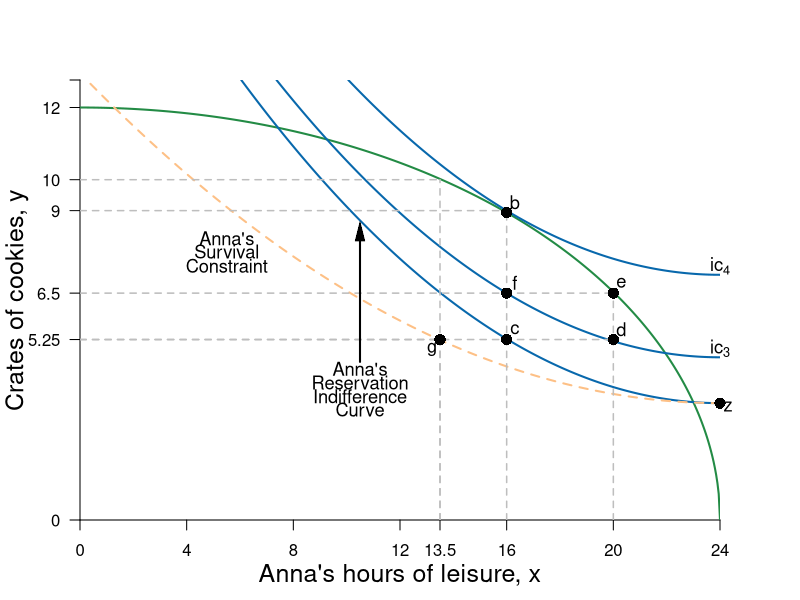

Recreate this plot in R.
#Graph Designer: Simon Halliday
#Authors: Bowles, Foley and Halliday
#Title: Problems for BFH:CCC and CORE: The Economy

library(shape)
pdf(file = "constrained_optimization/ff_problems.pdf", width = 8, height = 8)

#Set parameters for graphics
axislabelsize <- 1.5
labelsize <- 1.1
graphlinewidth <- 2
segmentlinewidth <- 1.5

COL <- c("#7fc97f", "#beaed4", "#fdc086", "#ffff99", "#386cb0", "#f0027f", "#bf5b17", "#666666")
COLA <- c("#e0f3db", "#99d8c9","#66c2a4","#41ae76", "#238b45", "#005824")
COLB <- c("#4eb3d3", "#2b8cbe", "#0868ac","#084081")

#Edited the margins to cater for the larger LHS labels
par(mar =  c(4, 4, 4, 4))

#Change this to make it log of l 

# ppf <- function(l, k = 0.5) {
#   k * (1/l)
# }

ppf <- function(x) {
  (144 - 0.25*x^2)^(0.5)
}

uB <- function(x, y, rmax = 0.8, xmax = 24) {
  y + rmax*x - (1/2)*(rmax/xmax)*x^2
}

b <- c(13) 

uA <- function(x, y, rmax = 1.4, xmax = 24) {
  y + rmax*x - (1/2)*(rmax/xmax)*x^2
}

a <- c(uA(x = 24, y = 3.4), uA(x = 16, y = 6.6), uA(x = 16, y = 9)) 

ylims <- c(0, 12.8)
xlims <- c(0, 24)

npts <- 501 
x <- seq(xlims[1], xlims[2], length.out = npts)
y <- seq(ylims[1], ylims[2], length.out = npts) 



plot(0, 0, xlim = xlims, ylim = ylims, type = "n",
     xlab = expression(paste("")),
     ylab = expression(paste("")), 
     xaxt = "n", 
     yaxt = "n", 
     cex.lab = axislabelsize, 
     bty = "n", 
     xaxs="i", 
     yaxs="i"
)




#ticksy <- seq(from = 0, to = ylims[2], by = 1)
#ylabels <- seq(from = 0, to = ylims[2], by = 1)
# ticksx <- seq(from = 0, to = xlims[2], by = 2)
# xlabels <- seq(from = 0, to = xlims[2], by = 2)
ticksy <- c(ylims[1], 5.25, 6.6, 9, 9.9, 12, ylims[2])
ylabels <- c(ylims[1], 5.25, 6.5, 9, 10, 12, NA)
ticksx <- c(xlims[1], 4, 8, 12, 13.5, 16, 20, xlims[2])
xlabels <- c(xlims[1], 4, 8, 12, 13.5, 16, 20, xlims[2])

axis(1, at = ticksx, pos = 0, labels = xlabels)
axis(2, at = ticksy, pos = 0, labels = ylabels, las = 1)

npts <- 501
xx1 <- seq(xlims[1], xlims[2], length.out = npts)
xx2 <- seq(0, xlims[2], length.out = npts)
xx3 <- seq(xlims[1], 0, length.out = npts)

#Draw the polygon for shading the feasible set
#xpoly1 <- seq(from = xlims[1], to = 16, length.out = 500)
#ypoly1 <- ppf(xpoly1, k = 1.058868, maxx = 17)
#polygon(x = c(xpoly1, xpoly1[1]), y = c(ypoly1, rev(ypoly1)[1]), col=COLA[1], density=NULL, border = NA)

#Draw the graphs
lines(xx1, ppf(xx1), col = COLA[5], lwd = graphlinewidth)
#lines(xx2, fishProd(xx2, k = 2), col = COLB[3], lwd = graphlinewidth)
#lines(xx3, feasibleLabor(xx3, time = 10), col = COL[3], lwd = graphlinewidth)
#lines(xx4, manufactureProd(xx4, k = 0.1, alpha = 2), col = COLB[4], lwd = graphlinewidth)

#Label the feasible frontier
# text(10.5, 0.53, expression("Feasible Frontier"), cex = labelsize)
# Arrows(12.5, 0.53, 14.9, 0.53, col = "black", lty = 1, lwd = 2, arr.type = "triangle", arr.lwd = 0.5)

contour(x, y,
        outer(x, y, uA),
        drawlabels = FALSE,
        col = COLB[3],
        lwd = graphlinewidth,
        levels = a,
        xaxs="i",
        yaxs="i",
        add = TRUE
        )

contour(x, y, 
        outer(x, y, uB),
        drawlabels = FALSE,
        col = COL[3],
        lwd = graphlinewidth,
        lty = 2, 
        levels = b, 
        xaxs="i", 
        yaxs="i", 
        add = TRUE)

#Axis labels
mtext(expression(paste("Anna's hours of leisure, ", x)), side = 1, line = 2.5, cex = axislabelsize)
text(-2.35, 0.5*ylims[2], expression(paste("Crates of cookies, ", y)), xpd = TRUE, cex = axislabelsize, srt = 90) 

#Add mrs = mrt at i
# text(8, 2.8, expression(paste(mrs(x,y) == mrt(x,y))), cex = labelsize)
# Arrows(8, 2.75, 8, 2.45, col = "black", lty = 1, lwd = 2, arr.type = "triangle", arr.lwd = 0.5)

#Label the indifference curves
# text(17, 1, expression(u[1]^A), cex = labelsize)
# text(17, 1.55, expression(u[2]^A), cex = labelsize)
# text(17, 2.25, expression(u[3]^A), cex = labelsize)

#Annotate max u point on feasibility frontier
# text(8.4, ppf(8) + 0.1, expression(paste(i)), cex = labelsize)
# segments(8, 0, 8, ppf(x = 8), lty = 2, col = "gray", lwd = segmentlinewidth)
# segments(0, ppf(x = 8), 8, ppf(x = 8), lty = 2, col = "gray", lwd = segmentlinewidth)
# points(8, ppf(x = 8), pch = 16, col = "black", cex = 1.5)

# text(2.4, ppf(2) + 0.1, expression(paste(a)), cex = labelsize)
# segments(2, 0, 2, ppf(x = 2), lty = 2, col = "gray", lwd = segmentlinewidth)
# segments(0, ppf(x = 2), 2, ppf(x = 2), lty = 2, col = "gray", lwd = segmentlinewidth)
# points(2, ppf(x = 2), pch = 16, col = "black", cex = 1.5)
 
text(16 + 0.3, ppf(16) + 0.3, expression(paste(b)), cex = labelsize)
segments(16, 0, 16, 9, lty = 2, col = "gray", lwd = segmentlinewidth)
segments(0, 9, 16, 9, lty = 2, col = "gray", lwd = segmentlinewidth)
points(16, ppf(x = 16), pch = 16, col = "black", cex = 1.5)

segments(0, 5.25, 20, 5.25, lty = 2, col = "gray", lwd = segmentlinewidth)
points(16, 5.25, pch = 16, col = "black", cex = 1.5)
text(16 + 0.3, 5.25 + 0.3, expression(paste(c)), cex = labelsize)

segments(20, 0, 20, ppf(20), lty = 2, col = "gray", lwd = segmentlinewidth)
segments(0, 6.6, 20, 6.6, lty = 2, col = "gray", lwd = segmentlinewidth)
points(20, 5.25, pch = 16, col = "black", cex = 1.5)
text(20 + 0.3, 5.25 + 0.3, expression(paste(d)), cex = labelsize)

points(20, 6.6, pch = 16, col = "black", cex = 1.5)
text(20 + 0.3, 6.6 + 0.3, expression(paste(e)), cex = labelsize)

points(16, 6.6, pch = 16, col = "black", cex = 1.5)
text(16 + 0.3, 6.6 + 0.3, expression(paste(f)), cex = labelsize)


segments(13.5, 0, 13.5, 5.25, lty = 2, col = "gray", lwd = segmentlinewidth)
segments(13.5, 0, 13.5, 9.9, lty = 2, col = "gray", lwd = segmentlinewidth)
segments(0, 9.9, 13.5, 9.9, lty = 2, col = "gray", lwd = segmentlinewidth)
segments(0, 5.25, 13.5, 5.25, lty = 2, col = "gray", lwd = segmentlinewidth)

points(13.5, 5.25, pch = 16, col = "black", cex = 1.5, xpd = TRUE)
text(13.5 - 0.3, 5.25 - 0.3, expression(paste(g)), cex = labelsize, xpd = TRUE)

# points(13.5, 9.9, pch = 16, col = "black", cex = 1.5, xpd = TRUE)
# text(13.5 - 0.3, 9.9 - 0.3, expression(paste(h)), cex = labelsize, xpd = TRUE)

points(24, 3.4, pch = 16, col = "black", cex = 1.5, xpd = TRUE)
text(24 + 0.3, 3 + 0.3, expression(paste(z)), cex = labelsize, xpd = TRUE)

text(10.5, 4.4, expression(paste("Anna's")), cex = labelsize)
text(10.5, 4, expression(paste("Reservation")), cex = labelsize)
text(10.5, 3.6, expression(paste("Indifference")), cex = labelsize)
text(10.5, 3.2, expression(paste("Curve")), cex = labelsize)
Arrows(10.5, 4.6, 10.5, 8.4, col = "black", lty = 1, lwd = 2, arr.type = "triangle", arr.lwd = 0.5)


text(5.5, 8.2, expression(paste("Anna's")), cex = labelsize)
text(5.5, 7.8, expression(paste("Survival")), cex = labelsize)
text(5.5, 7.4, expression(paste("Constraint")), cex = labelsize)

# text(24, 2.76, expression(ic[1]), cex = labelsize, xpd = TRUE)
#text(24, 3.75, expression(ic[2]), cex = labelsize, xpd = TRUE)
text(24, 5, expression(ic[3]), cex = labelsize, xpd = TRUE)
text(24, 7.4, expression(ic[4]), cex = labelsize, xpd = TRUE)

#text(24, 7.8, expression(ic[2]), cex = labelsize, xpd = TRUE)


dev.off()
